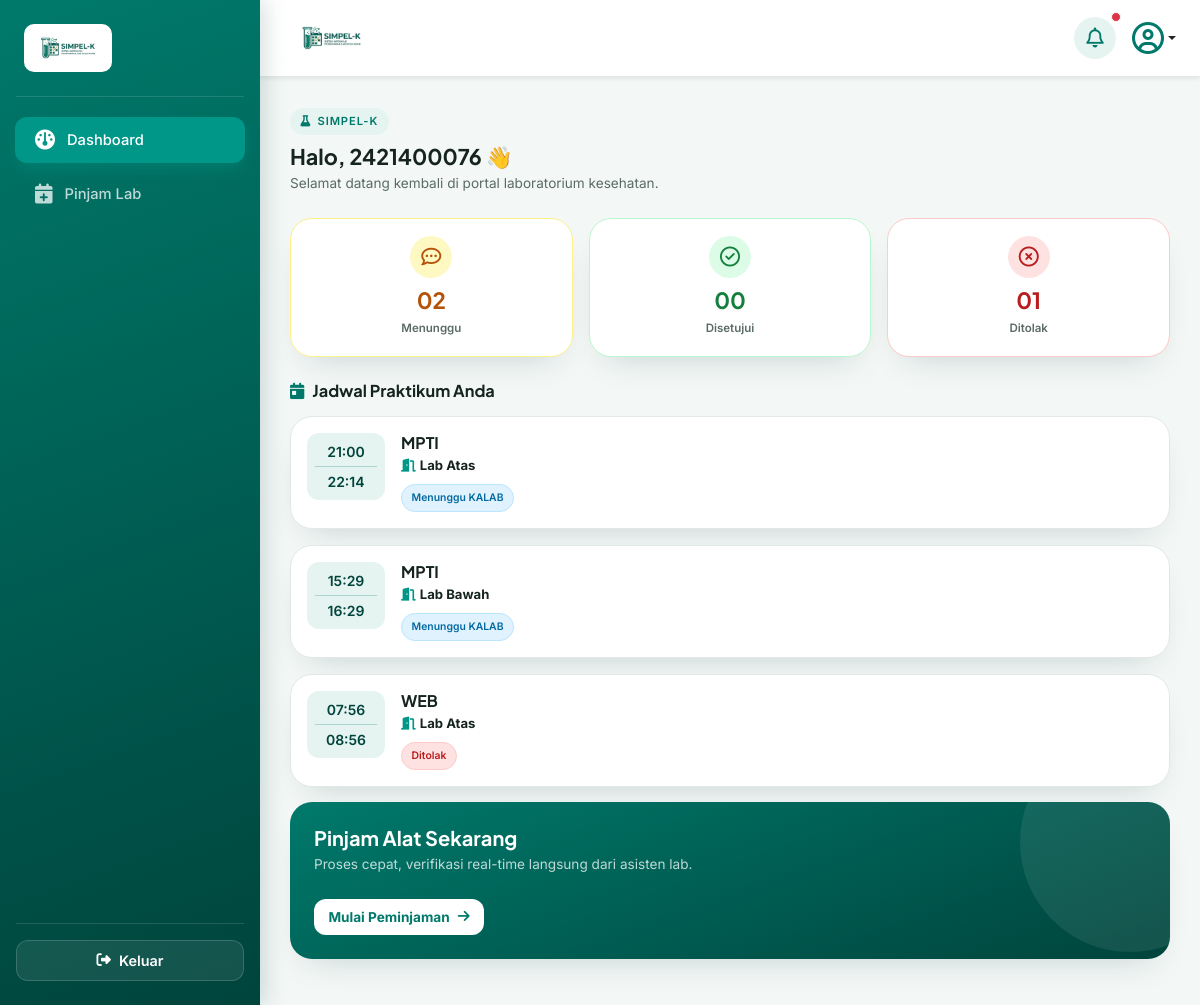
Page /mahasiswa/dashboard/ (signed in) on the earlier database version.
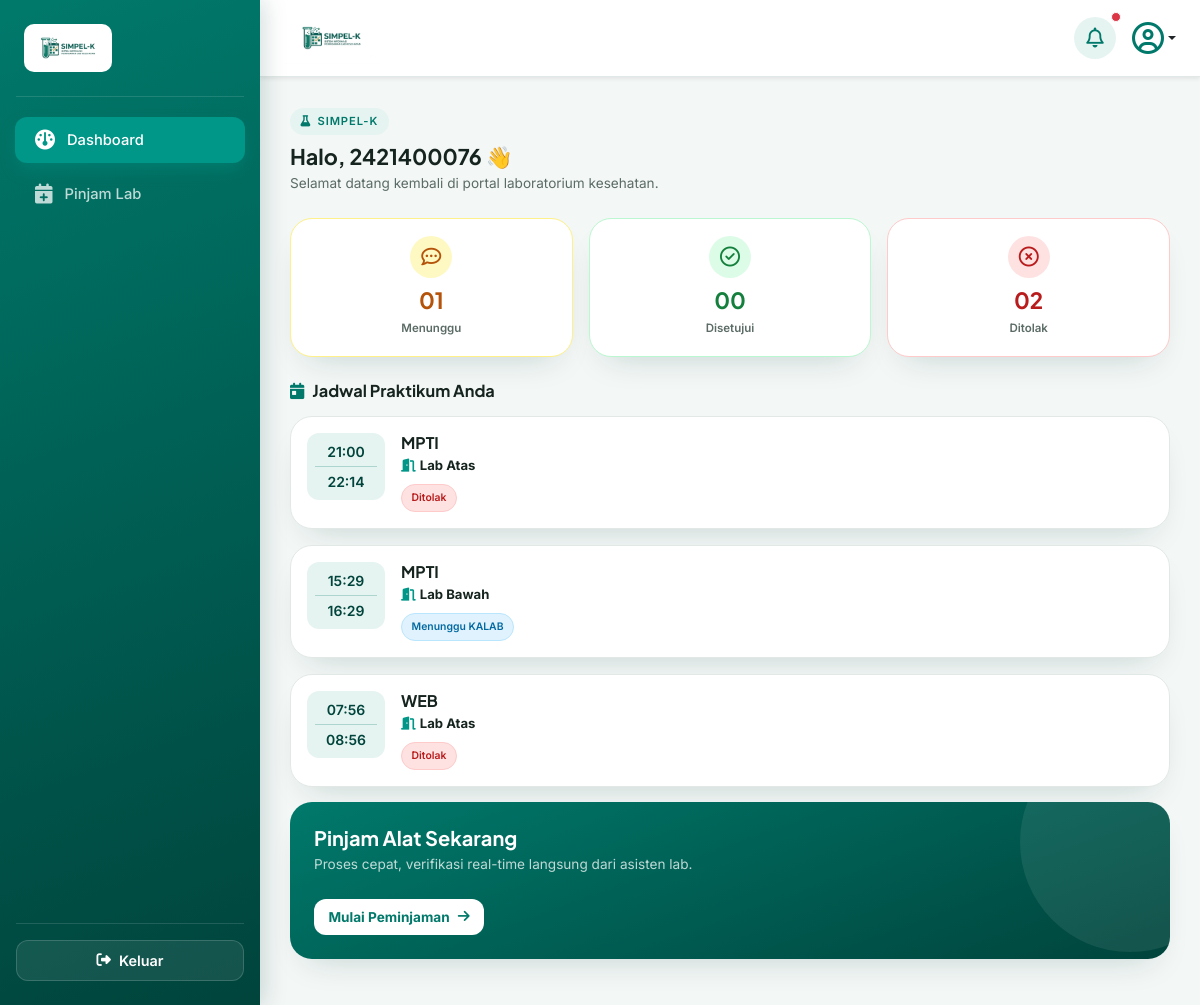
Same page on the later database version.
### core_auth/models.py (models this page shows, shortened)
class Peminjaman(models.Model):
    STATUS_CHOICES = [
        ('pending', 'Menunggu Validasi ASLAB'),
        ('verified', 'Menunggu Persetujuan KALAB'),
        ('disetujui', 'Disetujui / Jadwal Dikunci'),
        ('ditolak', 'Ditolak'),
        ('selesai', 'Selesai / Sudah Dikembalikan'),
    ]
    mahasiswa = models.ForeignKey(settings.AUTH_USER_MODEL, on_delete=models.CASCADE, related_name='peminjaman_mahasiswa')
    ruang_lab = models.ForeignKey(RuangLab, on_delete=models.CASCADE)
    alat_bahan = models.ForeignKey(AlatBahan, on_delete=models.PROTECT)
    keperluan = models.TextField()
    nama_dosen = models.CharField(max_length=100)
    mata_kuliah = models.CharField(max_length=100)
    tanggal_pinjam = models.DateField()
    wkt_mulai = models.TimeField()
    wkt_akhir = models.TimeField()
    status = models.CharField(max_length=20, choices=STATUS_CHOICES, default='pending')
    di_validasi_oleh = models.ForeignKey(
        settings.AUTH_USER_MODEL,
        on_delete=models.SET_NULL,
        blank=True,
        null=True,
        related_name='aslab_verifikator'
    )
    tgl_pengajuan = models.DateTimeField(auto_now_add=True)
    catatan_tolak = models.TextField(blank=True, null=True)

class RuangLab(models.Model):
    nama_ruang = models.CharField(max_length=100)
    kapasitas = models.IntegerField()
    deskripsi = models.TextField(blank=True, null=True)

### mahasiswa/views.py (the view)
# urls.py: path('dashboard/', views.dashboard_view, name='dashboard'),
@login_required(login_url='core_auth:login')
def dashboard_view(request):
    redirect_target = cekk_role_mahasiswa(request.user)
    if redirect_target:
        return redirect(redirect_target)
    jadwal_mahasiswa = Peminjaman.objects.filter(mahasiswa=request.user).order_by('-tanggal_pinjam')
    total_menunggu = Peminjaman.objects.filter(mahasiswa=request.user, status__in=['pending', 'verified']).count()
    total_disetujui = Peminjaman.objects.filter(mahasiswa=request.user, status='disetujui').count()
    total_ditolak = Peminjaman.objects.filter(mahasiswa=request.user, status='ditolak').count()
    context = {
        'jadwal_mahasiswa': jadwal_mahasiswa,
        'total_menunggu': total_menunggu,
        'total_disetujui': total_disetujui,
        'total_ditolak': total_ditolak,
    }
    return render(request, 'mahasiswa/dashboard.html', context)

### mahasiswa/views.py (called while the page is built)
def cekk_role_mahasiswa(user):
    username_lower = user.username.lower()
    if 'aslab' in username_lower or user.groups.filter(name__iexact='ASLAB').exists() or getattr(user, 'role', '').upper() == 'ASLAB':
        return 'aslab:dashboard'
    if 'kalab' in username_lower or user.groups.filter(name__iexact='KALAB').exists() or getattr(user, 'role', '').upper() == 'KALAB':
        return 'kalab:dashboard'
    return None

### mahasiswa/templates/mahasiswa/dashboard.html (shortened to what the changed rows need)
{% extends 'base/base_mahasiswa.html' %}
{% load static %}
{% block content %}
<div class="dashboard-mhs">
    <div class="row g-3 mb-4 text-center">
        <div class="col-4">
            <div class="stat-card stat-card--pending">
                <div class="stat-icon">
                    <i class="fa-regular fa-comment-dots fs-5"></i>
                </div>
                <h3 class="stat-number">{{ total_menunggu|stringformat:"02d" }}</h3>
                <span class="stat-label">Menunggu</span>
            </div>
        </div>
        <div class="col-4">
            <div class="stat-card stat-card--rejected">
                <div class="stat-icon">
                    <i class="fa-regular fa-circle-xmark fs-5"></i>
                </div>
                <h3 class="stat-number">{{ total_ditolak|stringformat:"02d" }}</h3>
                <span class="stat-label">Ditolak</span>
            </div>
        </div>
    </div>
    {% for jadwal in jadwal_mahasiswa %}
    <div class="jadwal-card">
        <div class="d-flex align-items-start gap-3">
            <div class="jam-widget">
                <div class="fw-semibold small">{{ jadwal.wkt_mulai|time:"H:i" }}</div>
                <div class="divider-line"></div>
                <div class="fw-semibold small">{{ jadwal.wkt_akhir|time:"H:i" }}</div>
            </div>
            <div class="flex-grow-1">
                <h6 class="mk-title">{{ jadwal.mata_kuliah }}</h6>
                <p class="ruang-info mb-2 d-flex align-items-center gap-1">
                    <i class="fa-solid fa-door-open"></i>
                    <strong>{{ jadwal.ruang_lab.nama_ruang }}</strong>
                </p>
                <div class="d-flex gap-2 flex-wrap align-items-center">
                    {% if jadwal.status == 'pending' %}
                    <span class="badge-status badge-status--wait-aslab">Menunggu ASLAB</span>
                    {% elif jadwal.status == 'verified' %}
                    <span class="badge-status badge-status--wait-kalab">Menunggu KALAB</span>
                    {% elif jadwal.status == 'disetujui' %}
                    <span class="badge-status badge-status--approved">Disetujui</span>
                    {% elif jadwal.status == 'pengembalian_diajukan' %}
                    <span class="badge-status badge-status--return">Proses Pengembalian</span>
                    {% elif jadwal.status == 'ditolak' %}
                    <span class="badge-status badge-status--rejected">Ditolak</span>
                    {% elif jadwal.status == 'selesai' %}
                    <span class="badge-status badge-status--done">Selesai</span>
                    {% endif %}
                </div>
            </div>
        </div>
    </div>
    {% empty %}
    <div class="empty-jadwal mb-4">
        <i class="fa-solid fa-calendar-xmark fs-2 mb-2"></i>
        <p class="small mb-0">Belum ada pengajuan jadwal praktikum di Lab Atas maupun Lab Bawah.</p>
    </div>
    {% endfor %}
</div>
{% endblock %}

Differences in the rows shown:
changed Peminjaman (number 1 of 3 on the later page): status "Menunggu KALAB" → "Ditolak"
Other differences:
{{ total_menunggu|stringformat:"02d" }}: "02" → "01"
{{ total_ditolak|stringformat:"02d" }}: "01" → "02"
